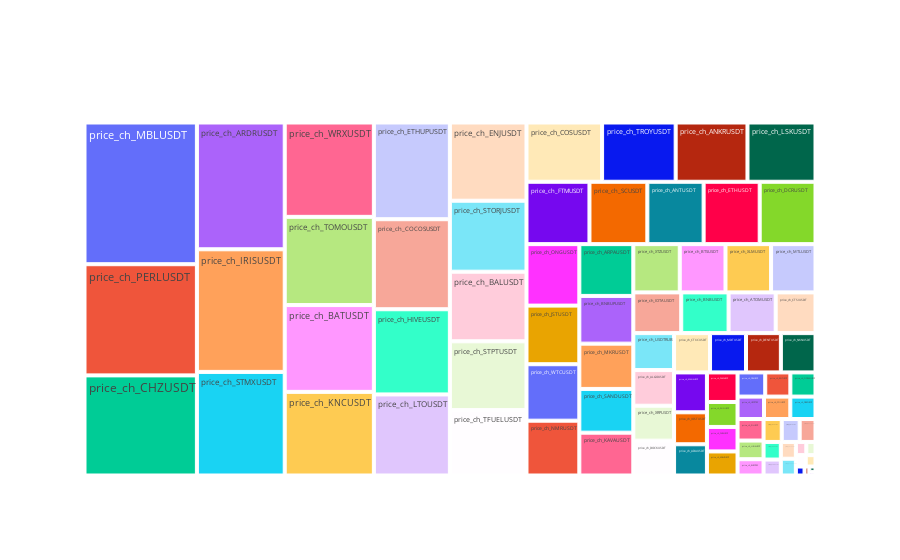

The cell this chart's notebook holds for it:
### Markdown cell above
## Variação de preço em relação a D-1(%)

### Code cell
# Criando os dados
data = dict(
    type='treemap',
    labels= prices_changes.columns.tolist() + (prices_changes.iloc[-1,:].tolist()),
    parents=['', '', '', '', '', '', '', '', '', '', '', '', '', '', '', '', '', '', '', '', '', '', '', '', 
            '', '', '', '', '', '', '', '', '', '', '', '', '', '', '', '', '', '', '', '', '', '', '', '',
            '', '', '', '', '', '', '', '', '', '', '', '', '', '', '', '', '', '', '', '', '', '', '', '', 
            '', '', '', '', '', '', '', '', '', '', '', '', '', '', '', '', '', '', '', '', '', '', '', '', 
             '', '', '', '', '', '', '', '', '', '', '', '', '', '', '', '', '', '', '', '', '', '', '', '',
             '', '', '', '', '', '', '', '', '', '', '', '', '', '', '', '', '', '', '', '', '', '', '', '',
             '', '', '', '', '', 
             '', '', '', '', '', '' ],
    values= prices_changes.iloc[-1,:].tolist(),
    branchvalues='total'
)

# Criando o gráfico
fig = go.Figure(data=[data])


# Exibindo o gráfico
fig.show()

### Figure 1 — Plotly figure (JSON) as saved in the notebook; plotly's stock layout.template omitted (floating-point values rounded to 4 significant figures; data arrays with more than 128 entries replaced by an {"elided": "..."} marker saying what was removed)
{"data": [{"branchvalues": "total", "labels": {"elided": "772 mixed values"}, "parents": {"elided": "155 str values"}, "type": "treemap", "values": {"elided": "386 float values"}}], "layout": {}}
